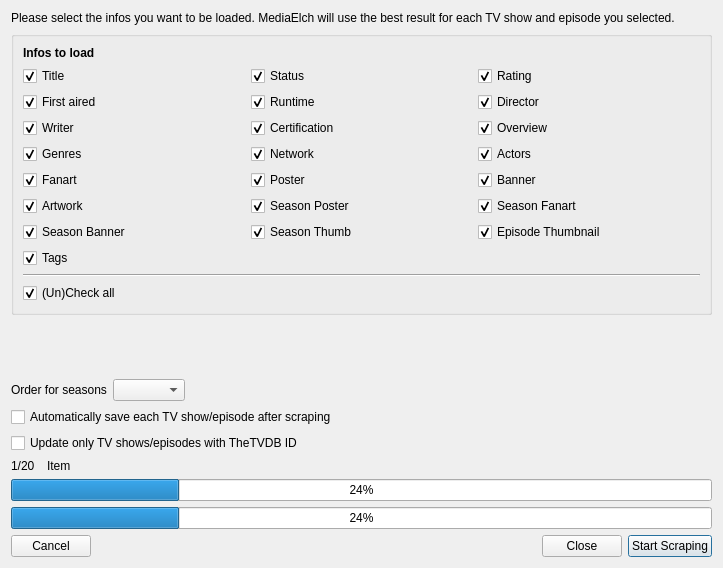
<?xml version="1.0" encoding="UTF-8"?>
<ui version="4.0">
 <class>TvShowMultiScrapeDialog</class>
 <widget class="QDialog" name="TvShowMultiScrapeDialog">
  <property name="geometry">
   <rect>
    <x>0</x>
    <y>0</y>
    <width>723</width>
    <height>568</height>
   </rect>
  </property>
  <property name="windowTitle">
   <string>TV Show Multi Scrape</string>
  </property>
  <property name="windowIcon">
   <iconset resource="../../../data/MediaElch.qrc">
    <normaloff>:/img/MediaElch.png</normaloff>:/img/MediaElch.png</iconset>
  </property>
  <layout class="QVBoxLayout" name="verticalLayout">
   <item>
    <widget class="QLabel" name="lblHelp">
     <property name="text">
      <string>Please select the infos you want to be loaded. MediaElch will use the best result for each TV show and episode you selected.</string>
     </property>
     <property name="wordWrap">
      <bool>true</bool>
     </property>
    </widget>
   </item>
   <item>
    <widget class="QGroupBox" name="groupBox">
     <property name="title">
      <string/>
     </property>
     <layout class="QVBoxLayout" name="verticalLayout_3">
      <item>
       <widget class="QLabel" name="label_2">
        <property name="font">
         <font>
          <weight>75</weight>
          <bold>true</bold>
         </font>
        </property>
        <property name="text">
         <string>Infos to load</string>
        </property>
       </widget>
      </item>
      <item>
       <layout class="QGridLayout" name="gridLayout_2">
        <item row="0" column="0">
         <widget class="MyCheckBox" name="chkTitle">
          <property name="text">
           <string>Title</string>
          </property>
          <property name="checked">
           <bool>true</bool>
          </property>
          <property name="type" stdset="0">
           <string notr="true">both</string>
          </property>
         </widget>
        </item>
        <item row="6" column="2">
         <widget class="MyCheckBox" name="chkEpisodeThumbnail">
          <property name="text">
           <string>Episode Thumbnail</string>
          </property>
          <property name="checked">
           <bool>true</bool>
          </property>
          <property name="type" stdset="0">
           <string notr="true">episode</string>
          </property>
         </widget>
        </item>
        <item row="6" column="1">
         <widget class="MyCheckBox" name="chkSeasonThumb">
          <property name="text">
           <string>Season Thumb</string>
          </property>
          <property name="checked">
           <bool>true</bool>
          </property>
          <property name="type" stdset="0">
           <string notr="true">show</string>
          </property>
         </widget>
        </item>
        <item row="6" column="0">
         <widget class="MyCheckBox" name="chkSeasonBanner">
          <property name="text">
           <string>Season Banner</string>
          </property>
          <property name="checked">
           <bool>true</bool>
          </property>
          <property name="type" stdset="0">
           <string notr="true">show</string>
          </property>
         </widget>
        </item>
        <item row="5" column="2">
         <widget class="MyCheckBox" name="chkSeasonFanart">
          <property name="text">
           <string>Season Fanart</string>
          </property>
          <property name="checked">
           <bool>true</bool>
          </property>
          <property name="type" stdset="0">
           <string notr="true">show</string>
          </property>
         </widget>
        </item>
        <item row="5" column="1">
         <widget class="MyCheckBox" name="chkSeasonPoster">
          <property name="text">
           <string>Season Poster</string>
          </property>
          <property name="checked">
           <bool>true</bool>
          </property>
          <property name="type" stdset="0">
           <string notr="true">show</string>
          </property>
         </widget>
        </item>
        <item row="5" column="0">
         <widget class="MyCheckBox" name="chkExtraArts">
          <property name="text">
           <string>Artwork</string>
          </property>
          <property name="checked">
           <bool>true</bool>
          </property>
          <property name="type" stdset="0">
           <string notr="true">show</string>
          </property>
         </widget>
        </item>
        <item row="4" column="2">
         <widget class="MyCheckBox" name="chkBanner">
          <property name="text">
           <string>Banner</string>
          </property>
          <property name="checked">
           <bool>true</bool>
          </property>
          <property name="type" stdset="0">
           <string notr="true">show</string>
          </property>
         </widget>
        </item>
        <item row="4" column="1">
         <widget class="MyCheckBox" name="chkPoster">
          <property name="text">
           <string>Poster</string>
          </property>
          <property name="checked">
           <bool>true</bool>
          </property>
          <property name="type" stdset="0">
           <string notr="true">show</string>
          </property>
         </widget>
        </item>
        <item row="4" column="0">
         <widget class="MyCheckBox" name="chkFanart">
          <property name="text">
           <string>Fanart</string>
          </property>
          <property name="checked">
           <bool>true</bool>
          </property>
          <property name="type" stdset="0">
           <string notr="true">show</string>
          </property>
         </widget>
        </item>
        <item row="3" column="2">
         <widget class="MyCheckBox" name="chkActors">
          <property name="text">
           <string>Actors</string>
          </property>
          <property name="checked">
           <bool>true</bool>
          </property>
          <property name="type" stdset="0">
           <string notr="true">show</string>
          </property>
         </widget>
        </item>
        <item row="3" column="1">
         <widget class="MyCheckBox" name="chkNetwork">
          <property name="text">
           <string>Network</string>
          </property>
          <property name="checked">
           <bool>true</bool>
          </property>
          <property name="type" stdset="0">
           <string notr="true">both</string>
          </property>
         </widget>
        </item>
        <item row="3" column="0">
         <widget class="MyCheckBox" name="chkGenres">
          <property name="text">
           <string>Genres</string>
          </property>
          <property name="checked">
           <bool>true</bool>
          </property>
          <property name="type" stdset="0">
           <string notr="true">show</string>
          </property>
         </widget>
        </item>
        <item row="7" column="0">
         <widget class="MyCheckBox" name="chkTags">
          <property name="text">
           <string>Tags</string>
          </property>
          <property name="checked">
           <bool>true</bool>
          </property>
          <property name="type" stdset="0">
           <string notr="true">show</string>
          </property>
         </widget>
        </item>
        <item row="2" column="2">
         <widget class="MyCheckBox" name="chkOverview">
          <property name="text">
           <string>Overview</string>
          </property>
          <property name="checked">
           <bool>true</bool>
          </property>
          <property name="type" stdset="0">
           <string notr="true">both</string>
          </property>
         </widget>
        </item>
        <item row="2" column="1">
         <widget class="MyCheckBox" name="chkCertification">
          <property name="text">
           <string>Certification</string>
          </property>
          <property name="checked">
           <bool>true</bool>
          </property>
          <property name="type" stdset="0">
           <string notr="true">both</string>
          </property>
         </widget>
        </item>
        <item row="2" column="0">
         <widget class="MyCheckBox" name="chkWriter">
          <property name="text">
           <string>Writer</string>
          </property>
          <property name="checked">
           <bool>true</bool>
          </property>
          <property name="type" stdset="0">
           <string notr="true">episode</string>
          </property>
         </widget>
        </item>
        <item row="1" column="2">
         <widget class="MyCheckBox" name="chkDirector">
          <property name="text">
           <string>Director</string>
          </property>
          <property name="checked">
           <bool>true</bool>
          </property>
          <property name="type" stdset="0">
           <string notr="true">episode</string>
          </property>
         </widget>
        </item>
        <item row="1" column="1">
         <widget class="MyCheckBox" name="chkRuntime">
          <property name="text">
           <string>Runtime</string>
          </property>
          <property name="checked">
           <bool>true</bool>
          </property>
          <property name="type" stdset="0">
           <string notr="true">show</string>
          </property>
         </widget>
        </item>
        <item row="1" column="0">
         <widget class="MyCheckBox" name="chkFirstAired">
          <property name="text">
           <string>First aired</string>
          </property>
          <property name="checked">
           <bool>true</bool>
          </property>
          <property name="type" stdset="0">
           <string notr="true">both</string>
          </property>
         </widget>
        </item>
        <item row="0" column="2">
         <widget class="MyCheckBox" name="chkRating">
          <property name="text">
           <string>Rating</string>
          </property>
          <property name="checked">
           <bool>true</bool>
          </property>
          <property name="type" stdset="0">
           <string notr="true">both</string>
          </property>
         </widget>
        </item>
        <item row="0" column="1">
         <widget class="MyCheckBox" name="chkStatus">
          <property name="text">
           <string>Status</string>
          </property>
          <property name="checked">
           <bool>true</bool>
          </property>
          <property name="type" stdset="0">
           <string notr="true">show</string>
          </property>
         </widget>
        </item>
       </layout>
      </item>
      <item>
       <widget class="Line" name="line">
        <property name="orientation">
         <enum>Qt::Horizontal</enum>
        </property>
       </widget>
      </item>
      <item>
       <widget class="QCheckBox" name="chkUnCheckAll">
        <property name="text">
         <string>(Un)Check all</string>
        </property>
        <property name="checked">
         <bool>true</bool>
        </property>
       </widget>
      </item>
     </layout>
    </widget>
   </item>
   <item>
    <spacer name="verticalSpacer">
     <property name="orientation">
      <enum>Qt::Vertical</enum>
     </property>
     <property name="sizeHint" stdset="0">
      <size>
       <width>20</width>
       <height>47</height>
      </size>
     </property>
    </spacer>
   </item>
   <item>
    <layout class="QHBoxLayout" name="h_seasonTypeLayout">
     <item>
      <widget class="QLabel" name="lblSeasonOrder">
       <property name="text">
        <string>Order for seasons</string>
       </property>
      </widget>
     </item>
     <item>
      <widget class="QComboBox" name="comboSeasonOrder">
       <property name="sizeAdjustPolicy">
        <enum>QComboBox::AdjustToContents</enum>
       </property>
      </widget>
     </item>
     <item>
      <spacer name="spacerSeasonOrder">
       <property name="orientation">
        <enum>Qt::Horizontal</enum>
       </property>
       <property name="sizeHint" stdset="0">
        <size>
         <width>40</width>
         <height>20</height>
        </size>
       </property>
      </spacer>
     </item>
    </layout>
   </item>
   <item>
    <widget class="QCheckBox" name="chkAutoSave">
     <property name="text">
      <string>Automatically save each TV show/episode after scraping</string>
     </property>
    </widget>
   </item>
   <item>
    <widget class="QCheckBox" name="chkOnlyId">
     <property name="text">
      <string>Update only TV shows/episodes with TheTVDB ID</string>
     </property>
    </widget>
   </item>
   <item>
    <layout class="QHBoxLayout" name="horizontalLayout_2" stretch="0,1">
     <item>
      <widget class="QLabel" name="itemCounter">
       <property name="minimumSize">
        <size>
         <width>30</width>
         <height>0</height>
        </size>
       </property>
       <property name="text">
        <string>1/20</string>
       </property>
      </widget>
     </item>
     <item>
      <widget class="QLabel" name="title">
       <property name="text">
        <string notr="true">Item</string>
       </property>
      </widget>
     </item>
    </layout>
   </item>
   <item>
    <widget class="QProgressBar" name="progressItem">
     <property name="value">
      <number>24</number>
     </property>
    </widget>
   </item>
   <item>
    <widget class="QProgressBar" name="progressAll">
     <property name="value">
      <number>24</number>
     </property>
    </widget>
   </item>
   <item>
    <layout class="QHBoxLayout" name="horizontalLayout">
     <item>
      <widget class="QPushButton" name="btnCancel">
       <property name="text">
        <string>Cancel</string>
       </property>
       <property name="autoDefault">
        <bool>false</bool>
       </property>
      </widget>
     </item>
     <item>
      <spacer name="horizontalSpacer">
       <property name="orientation">
        <enum>Qt::Horizontal</enum>
       </property>
       <property name="sizeHint" stdset="0">
        <size>
         <width>40</width>
         <height>20</height>
        </size>
       </property>
      </spacer>
     </item>
     <item>
      <widget class="QPushButton" name="btnClose">
       <property name="text">
        <string>Close</string>
       </property>
       <property name="autoDefault">
        <bool>true</bool>
       </property>
       <property name="default">
        <bool>true</bool>
       </property>
      </widget>
     </item>
     <item>
      <widget class="QPushButton" name="btnStartScraping">
       <property name="text">
        <string>Start Scraping</string>
       </property>
       <property name="default">
        <bool>true</bool>
       </property>
      </widget>
     </item>
    </layout>
   </item>
  </layout>
 </widget>
 <customwidgets>
  <customwidget>
   <class>MyCheckBox</class>
   <extends>QCheckBox</extends>
   <header location="global">ui/small_widgets/MyCheckBox.h</header>
  </customwidget>
 </customwidgets>
 <resources>
  <include location="../../../data/MediaElch.qrc"/>
 </resources>
 <connections>
  <connection>
   <sender>btnCancel</sender>
   <signal>clicked()</signal>
   <receiver>TvShowMultiScrapeDialog</receiver>
   <slot>reject()</slot>
   <hints>
    <hint type="sourcelabel">
     <x>52</x>
     <y>514</y>
    </hint>
    <hint type="destinationlabel">
     <x>361</x>
     <y>271</y>
    </hint>
   </hints>
  </connection>
  <connection>
   <sender>btnClose</sender>
   <signal>clicked()</signal>
   <receiver>TvShowMultiScrapeDialog</receiver>
   <slot>accept()</slot>
   <hints>
    <hint type="sourcelabel">
     <x>540</x>
     <y>514</y>
    </hint>
    <hint type="destinationlabel">
     <x>361</x>
     <y>271</y>
    </hint>
   </hints>
  </connection>
 </connections>
</ui>
